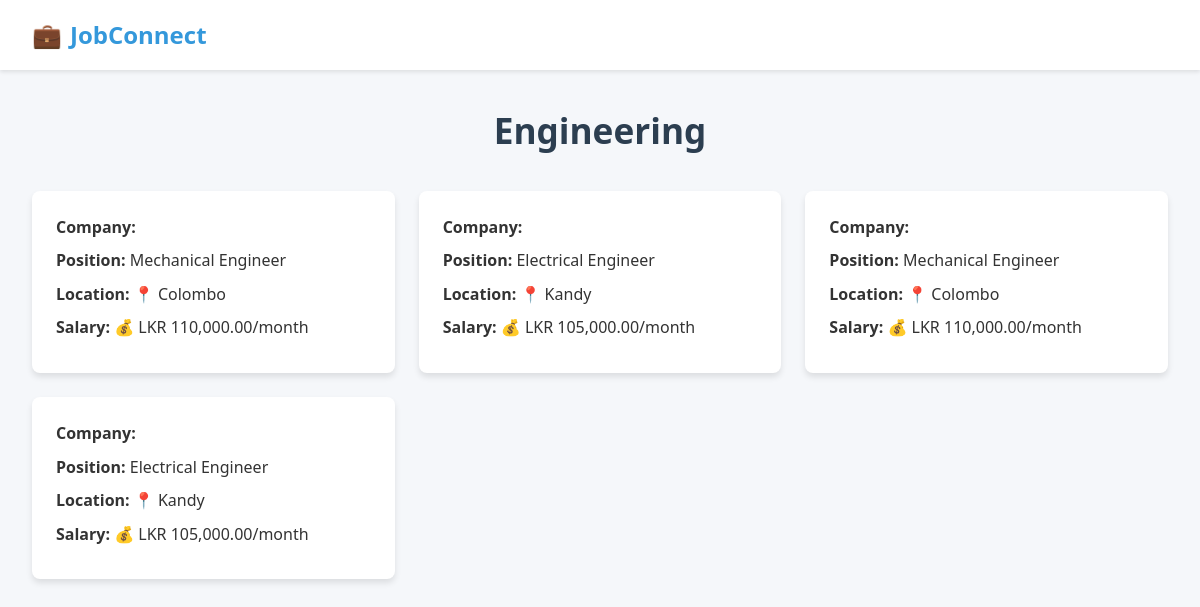
Screenshot of /customer/jobfield.php?field_id=20 with the database file from the repository.
### tables this page shows
CREATE TABLE `field` (
  `field_id` int(11) NOT NULL,
  `field_name` varchar(255) NOT NULL
);

CREATE TABLE `job` (
  `job_id` int(11) NOT NULL,
  `job_field` int(11) DEFAULT NULL,
  `job_role` varchar(255) NOT NULL,
  `company_name` varchar(255) DEFAULT NULL,
  `branch` varchar(255) DEFAULT NULL,
  `reg_no` varchar(50) DEFAULT NULL,
  `location` text DEFAULT NULL,
  `phone` varchar(20) DEFAULT NULL,
  `salary` decimal(10,2) DEFAULT NULL,
  `requirements` text DEFAULT NULL,
  `description` text DEFAULT NULL,
  `deadline` datetime DEFAULT NULL,
  `post` datetime NOT NULL DEFAULT current_timestamp() ON UPDATE current_timestamp()
);

### customer/jobfield.php (the view, shortened to what this page needs)
<?php
require_once "../connect.php";
$field_id = isset($_GET['field_id']) ? intval($_GET['field_id']) : 0;
$field_query = "SELECT field_name FROM field WHERE field_id = $field_id";
$field_result = $con->query($field_query);
$field_name = ($field_result && $field_result->num_rows > 0) ? $field_result->fetch_assoc()['field_name'] : 'Unknown Field';
$jobs_query = "SELECT j.job_id, j.job_role, j.location, j.salary, j.company_name
               FROM job j
               WHERE j.job_field = $field_id";
$jobs_result = $con->query($jobs_query);
?>
<!DOCTYPE html>
<html lang="en">
<head>
    <link href="customerhome.css" rel="stylesheet">
</head>
<body>
    <header class="main-header">
        <div class="header-container">
            <div class="logo-container">
                <a href="customerhome.php" class="brand-logo">
                    <span class="icon">💼</span>
                    <span>JobConnect</span>
                </a>
            </div>
        </div>
    </header>
    <main class="main-content">
        <div class="page-header-content">
            <h1 class="page-title"><?php echo htmlspecialchars($field_name); ?></h1>
        </div>
        <section>
            <div class="job-grid-container">
                <div class="job-grid">
                    <?php if ($jobs_result && $jobs_result->num_rows > 0) {
                        while ($job = $jobs_result->fetch_assoc()) { ?>
                            <a href="job.php?job_id=<?php echo $job['job_id']; ?>" class="job-card-link">
                                <div class="job-card">
                                    <div class="job-card-content">
                                        <p><strong>Company:</strong> <?php echo htmlspecialchars($job['company_name']); ?></p>
                                        <p><strong>Position:</strong> <?php echo htmlspecialchars($job['job_role']); ?></p>
                                        <p><strong>Location:</strong> 📍 <?php echo htmlspecialchars($job['location']); ?></p>
                                        <p><strong>Salary:</strong> 💰 LKR <?php echo number_format($job['salary'], 2); ?>/month</p>
                                    </div>
                                </div>
                            </a>
                        <?php }
                    } ?>
                </div>
            </div>
        </section>
    </main>
</body>
</html>

### customer/customerhome.css (style rules this page uses)
:root { --primary-color: #3498db; --primary-dark: #2980b9; --secondary-color: #2c3e50; --success-color: #2ecc71; --danger-color: #e74c3c; --warning-color: #f39c12; --text-color: #333333; --light-text: #7f8c8d; --bg-color: #f5f7fa; --card-bg: #ffffff; --border-color: #dfe4ea; --shadow: 0 4px 6px rgba(0, 0, 0, 0.1); --radius: 8px; --transition: all 0.3s ease; }
* { box-sizing: border-box; margin: 0; padding: 0; }
body { font-family: 'Segoe UI', Tahoma, Geneva, Verdana, sans-serif; background-color: var(--bg-color); color: var(--text-color); line-height: 1.6; }
.main-header { background-color: var(--card-bg); box-shadow: 0 2px 4px rgba(0, 0, 0, 0.1); position: sticky; top: 0; z-index: 100; }
.header-container { display: flex; justify-content: space-between; align-items: center; padding: 1rem 2rem; max-width: 1200px; margin: 0 auto; }
.logo-container { display: flex; align-items: center; }
.brand-logo { display: flex; align-items: center; text-decoration: none; color: var(--primary-color); font-weight: bold; font-size: 1.5rem; }
.brand-logo .icon { margin-right: 0.5rem; font-size: 1.5rem; }
.main-content { max-width: 1200px; margin: 0 auto; padding: 2rem; }
.page-header-content { margin-bottom: 2rem; text-align: center; }
.page-title { font-size: 2.2rem; color: var(--secondary-color); margin-bottom: 1rem; }
.job-grid-container { margin-top: 2rem; }
.job-grid { display: grid; grid-template-columns: repeat(auto-fill, minmax(280px, 1fr)); gap: 1.5rem; }
.job-card-link { text-decoration: none; color: inherit; display: block; transition: var(--transition); }
.job-card { background-color: var(--card-bg); border-radius: var(--radius); box-shadow: var(--shadow); padding: 1.5rem; transition: var(--transition); height: 100%; }
.job-card-content { color: var(--text-color); }
.job-card-content p { margin-bottom: 0.5rem; }

### rows the page displays
field: field_name "Engineering"
job: job_role "Mechanical Engineer", location "Colombo", salary "110,000.00"
job: job_role "Electrical Engineer", location "Kandy", salary "105,000.00"
job: job_role "Mechanical Engineer", location "Colombo", salary "110,000.00"
job: job_role "Electrical Engineer", location "Kandy", salary "105,000.00"
